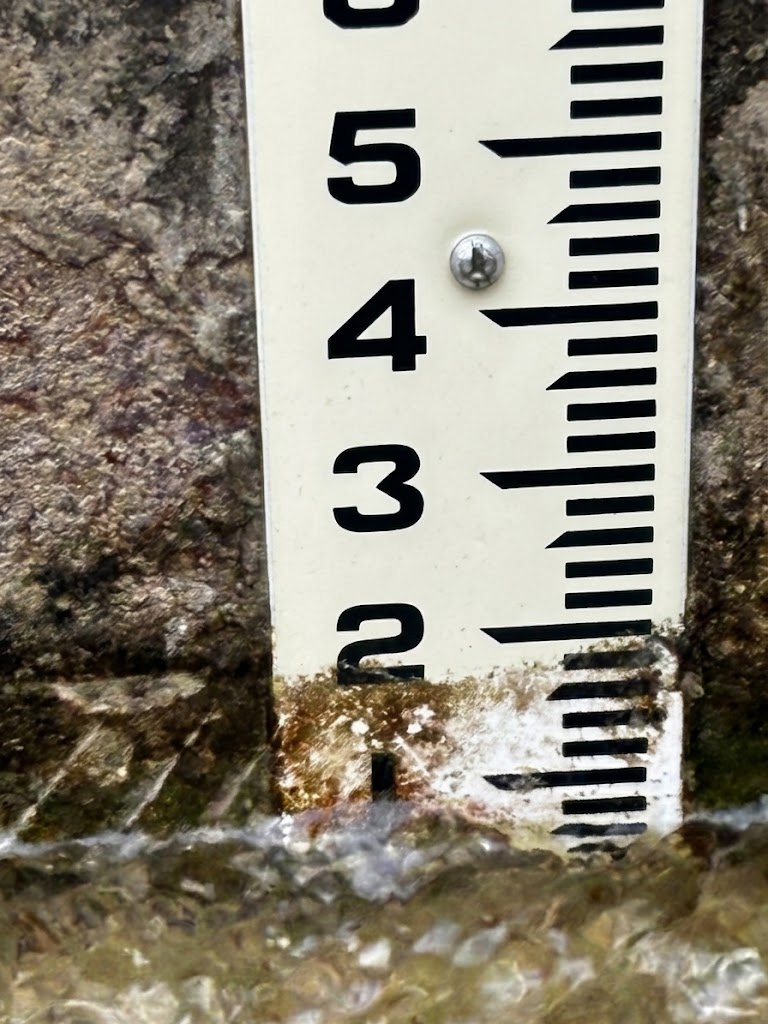
#> input picture testdata/clean_gauge_reference.png, 768 x 1024 px, given in place of testdata, which was not available
$ python staff_gauge_poc.py ../../testdata   (older library calls are emulated)
#> lines starting #> are read from the running program, lines starting #| are printed output that depends on the picture; after the words box and inside, x2 and y2 are one past the last pixel; in counts of white or black regions, pixels touching at a corner belong together; pictures that were not available may be replaced by others from this repository, and a replacement may not be noted
#!/usr/bin/env python3
"""Deterministic waterline and staff-gauge registration proof of concept.

The waterline is detected independently of the printed staff.  Horizontal staff
marks then provide per-frame pixels-per-inch calibration.  A commissioned
installation supplies the physical value and expected location of one reference
major mark; this avoids OCR and does not use AI.
"""

from __future__ import annotations

import argparse
from pathlib import Path

import cv2
import numpy as np

# Tuned only to the two supplied close-up images. These are image coordinates,
# not field settings. Commissioned camera geometry must replace them.
WATER_ROI = (320, 760, 160, 100)  # water texture only; deliberately excludes staff
STAFF_ROI = (480, 100, 210, 720)   # horizontal staff marks
# Commissioned physical datum for this reference image.  A field installation
# stores its own value and expected row after camera commissioning.
REFERENCE_MAJOR_INCHES = 1.0
REFERENCE_MAJOR_EXPECTED_Y = 777


def row_scores(gray: np.ndarray, roi: tuple[int, int, int, int]):
    x, y, width, height = roi
    crop = gray[y:y + height, x:x + width]
    clahe = cv2.createCLAHE(clipLimit=2.0, tileGridSize=(8, 8)).apply(crop)

    # Solarization is intentionally only one feature. A global threshold would
    # turn sun glint into a false waterline, so use a local adaptive threshold.
    solarized = cv2.adaptiveThreshold(
        clahe, 255, cv2.ADAPTIVE_THRESH_GAUSSIAN_C,
        cv2.THRESH_BINARY_INV, 31, 4,
    )

    # Blur horizontally before the vertical derivative. This favors a boundary
    # spanning the ROI over isolated ripple/rock texture.
    horizontal_smoothed = cv2.GaussianBlur(clahe, (31, 1), 0)
    edge = np.abs(cv2.Scharr(horizontal_smoothed, cv2.CV_32F, 0, 1))
    edge_score = edge.mean(axis=1)

    # Solarized-mask transitions provide a second, intentionally weak signal.
    solar_score = np.abs(np.diff(solarized.astype(np.float32), axis=0)).mean(axis=1)
    solar_score = np.pad(solar_score, (0, 1))

    def unit(values: np.ndarray) -> np.ndarray:
        lo, hi = np.percentile(values, (10, 99))
        return np.clip((values - lo) / max(hi - lo, 1e-6), 0, 1)

    score = 0.8 * unit(edge_score) + 0.2 * unit(solar_score)
    return crop, clahe, solarized, edge, score


def staff_major_marks(gray: np.ndarray) -> np.ndarray:
    """Return major-mark centers from long dark horizontal segments.

    The staff ROI deliberately excludes numerals.  Its threshold is based on
    horizontal dark-pixel extent, so texture and vertical staff edges do not
    become marks.  This is a geometry check, not character recognition.
    """
    x, y, width, height = STAFF_ROI
    roi = gray[y:y + height, x:x + width]
    dark_extent = (roi < 70).sum(axis=1)
    active = dark_extent >= 135
    groups: list[float] = []
    start = None
    for row, on in enumerate(np.append(active, False)):
        if on and start is None:
            start = row
        elif not on and start is not None:
            if row - start >= 3:
                weights = dark_extent[start:row].astype(np.float64)
                groups.append(y + (np.arange(start, row) * weights).sum() / weights.sum())
            start = None
    return np.asarray(groups)


def register_staff(gray: np.ndarray) -> tuple[np.ndarray, float, float]:
    marks = staff_major_marks(gray)
    if len(marks) < 3:
        raise ValueError("reject: fewer than three staff major marks")
    # The major mark nearest its commissioned expected location defines datum.
    reference_y = marks[np.argmin(np.abs(marks - REFERENCE_MAJOR_EXPECTED_Y))]
    spacing = np.diff(marks)
    # Reject obstruction/perspective failures rather than invent a reading.
    spacing = spacing[(spacing > 100) & (spacing < 220)]
    if len(spacing) < 2:
        raise ValueError("reject: inconsistent staff-mark spacing")
    pixels_per_inch = float(np.median(spacing))
    if np.max(np.abs(spacing - pixels_per_inch)) > 0.12 * pixels_per_inch:
        raise ValueError("reject: staff-mark spacing is not consistent")
    return marks, float(reference_y), pixels_per_inch


def annotate(path: Path, output_dir: Path) -> None:
    image = cv2.imread(str(path))
    if image is None:
        raise ValueError(f"cannot read {path}")
    gray = cv2.cvtColor(image, cv2.COLOR_BGR2GRAY)
    x, y, width, height = WATER_ROI
    crop, clahe, solarized, edge, score = row_scores(gray, WATER_ROI)

    # The candidate is a local maximum after mild vertical smoothing, avoiding
    # an isolated one-pixel edge. This remains a candidate, not a reading.
    smoothed = cv2.GaussianBlur(score.reshape(-1, 1), (1, 7), 0).ravel()
    row = int(np.argmax(smoothed))
    candidate_y = y + row
    marks, reference_y, pixels_per_inch = register_staff(gray)
    head_inches = REFERENCE_MAJOR_INCHES + (reference_y - candidate_y) / pixels_per_inch

    annotated = image.copy()
    sx, sy, sw, sh = STAFF_ROI
    cv2.rectangle(annotated, (x, y), (x + width, y + height), (0, 255, 255), 2)
    cv2.rectangle(annotated, (sx, sy), (sx + sw, sy + sh), (255, 0, 0), 2)
    for mark in marks:
        cv2.line(annotated, (sx, round(mark)), (sx + sw, round(mark)), (255, 0, 0), 1)
    cv2.line(annotated, (0, candidate_y), (image.shape[1] - 1, candidate_y), (0, 0, 255), 2)
    cv2.putText(annotated, f"Head {head_inches / 12:.3f} ft  |  {pixels_per_inch:.1f} px/in",
                (14, 42), cv2.FONT_HERSHEY_SIMPLEX, 0.65, (0, 0, 255), 2, cv2.LINE_AA)

    # Compose a diagnostic panel that makes failures reviewable.
    edge_display = cv2.normalize(edge, None, 0, 255, cv2.NORM_MINMAX).astype(np.uint8)
    panels = [crop, clahe, solarized, edge_display]
    panel = cv2.hconcat([cv2.cvtColor(p, cv2.COLOR_GRAY2BGR) for p in panels])
    scale = 180
    plot = np.full((height, scale, 3), 255, dtype=np.uint8)
    for i, value in enumerate(smoothed):
        cv2.line(plot, (0, i), (int(value * (scale - 1)), i), (0, 0, 0), 1)
    cv2.line(plot, (0, row), (scale - 1, row), (0, 0, 255), 2)
    panel = cv2.hconcat([panel, plot])
    cv2.line(panel, (0, row), (panel.shape[1] - 1, row), (0, 0, 255), 2)

    stem = path.stem
    cv2.imwrite(str(output_dir / f"{stem}_annotated.jpg"), annotated)
    cv2.imwrite(str(output_dir / f"{stem}_diagnostic.jpg"), panel)
    print(f"{path.name}: water row {candidate_y}; head {head_inches / 12:.3f} ft; "
          f"staff scale {pixels_per_inch:.1f} px/in")


def main() -> None:
    parser = argparse.ArgumentParser()
    parser.add_argument("images", nargs="+", type=Path)
    parser.add_argument("--output", type=Path, default=Path("build/vision-poc"))
    args = parser.parse_args()
    args.output.mkdir(parents=True, exist_ok=True)
    for image in args.images:
        annotate(image, args.output)
#> in annotate, image is the input picture: shape (1024, 768, 3); mean B, G, R 117.2, 130.8, 137
#> in row_scores, `solarized = cv2.adaptiveThreshold( clahe, 255, cv2.ADAPTIVE_THRESH_GAU..`:
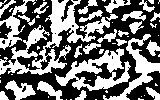
#> solarized: shape (100, 160); 45.8% white; 63 white regions (37 under 20 px), largest, box (x1, y1, x2, y2) and area: (0, 0, 110, 75) 2354, (55, 48, 131, 91) 1311, (103, 34, 160, 100) 840
#> in row_scores, `edge = np.abs(cv2.Scharr(horizontal_smoothed, cv2.CV_32F, 0, 1))`:
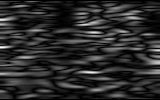
#> edge: shape (100, 160) float32; min 0, max 1504, mean 251.2; drawn with min black and max white
#> in row_scores, `edge_score = edge.mean(axis=1)`: edge_score = 100 values, max 495.2 at index 72, min 0 at index 0, mean 251.2
#> in row_scores, `solar_score = np.abs(np.diff(solarized.astype(np.float32), axis=0)).me..`: solar_score = 99 values, max 62.16 at index 17, min 11.16 at index 92, mean 37.73
#> in row_scores, `solar_score = np.pad(solar_score, (0, 1))`: solar_score = 100 values, max 62.16 at index 17, min 0 at index 99, mean 37.36
#> in unit, `lo, hi = np.percentile(values, (10, 99))`: lo = 157.3; hi = 431.5
#> in row_scores, `score = 0.8 * unit(edge_score) + 0.2 * unit(solar_score)`: score = 100 values, max 0.965 at index 72, min 0 at index 93, mean 0.356
#> in annotate, `smoothed = cv2.GaussianBlur(score.reshape(-1, 1), (1, 7), 0).ravel()`: smoothed = 100 values, max 0.74 at index 72, min 0.0674 at index 99, mean 0.356
#> in annotate, `row = int(np.argmax(smoothed))`: row = 72
#> in annotate, `candidate_y = y + row`: candidate_y = 832
#> in staff_major_marks, `roi = gray[y:y + height, x:x + width]`:
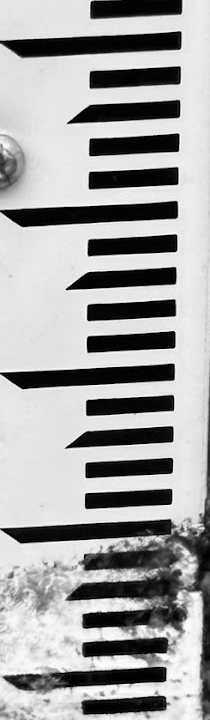
#> roi: shape (720, 210); min 0, max 255, mean 162.4
#> in staff_major_marks, `dark_extent = (roi < 70).sum(axis=1)`: dark_extent = 720 values, max 182 at index 533, min 0 at index 18, mean 56.74
#> the loop in staff_major_marks, `for row, on in enumerate(np.append(active, False)):` made 721 passes
#> (on, weights) on pass 52: (False, [154, 169, 181, 181, 179, 177, 176, 175, 173, 171, 166, 141])
#> on on passes 1 to 6: False, False, False, False, False, False
#> after the loop in staff_major_marks, `for row, on in enumerate(np.append(active, False)):`: groups = [144.4, 313.5, 476, 631.9, 778]
#> in register_staff, `reference_y = marks[np.argmin(np.abs(marks - REFERENCE_MAJOR_EXPECTED_..`: reference_y = 778
#> in register_staff, `spacing = np.diff(marks)`: spacing = [169.1, 162.5, 155.9, 146.1]
#> in register_staff, `pixels_per_inch = float(np.median(spacing))`: pixels_per_inch = 159.2
#> in annotate, `marks, reference_y, pixels_per_inch = register_staff(gray)`: marks = [144.4, 313.5, 476, 631.9, 778]; reference_y = 778; pixels_per_inch = 159.2
#> in annotate, `head_inches = REFERENCE_MAJOR_INCHES + (reference_y - candidate_y) / p..`: head_inches = 0.661
#> the loop in annotate, `for mark in marks:` made 5 passes
#> mark on passes 1 to 5: 144.4, 313.5, 476, 631.9, 778
#> after the loop in annotate, `for mark in marks:`:
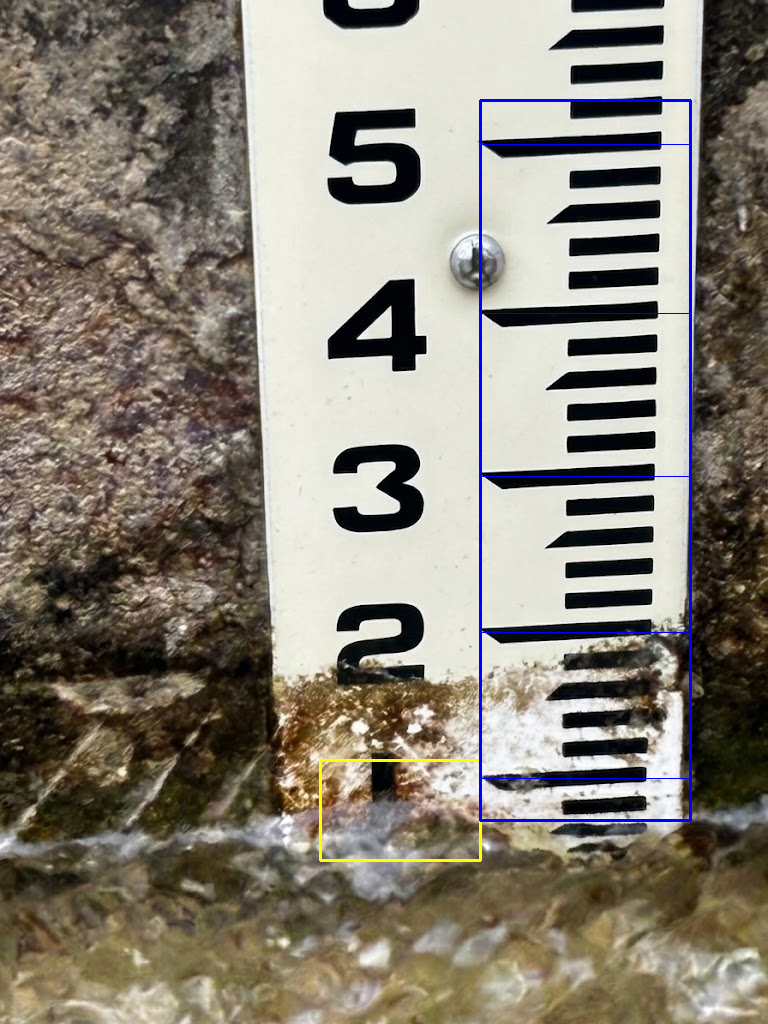
#> annotated: shape (1024, 768, 3); mean B, G, R 117.9, 129.7, 135.9
#> in annotate, `panel = cv2.hconcat([cv2.cvtColor(p, cv2.COLOR_GRAY2BGR) for p in pane..`:
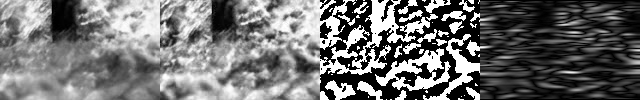
#> panel: shape (100, 640, 3); min 0, max 255, mean 112.1
#> in annotate, `plot = np.full((height, scale, 3), 255, dtype=np.uint8)`: plot: shape (100, 180, 3); every value is 255
#> the loop in annotate, `for i, value in enumerate(smoothed):` made 100 passes
#> value on passes 1 to 12: 0.183, 0.172, 0.156, 0.167, 0.217, 0.273, 0.294, 0.282, 0.276, 0.302, 0.352, 0.396
#> after the loop in annotate, `for i, value in enumerate(smoothed):`: plot: shape (100, 180, 3); 64.3% white; 1 black region, box (x1, y1, x2, y2) and area: (0, 0, 133, 100) 6423
#> in annotate, `cv2.line(plot, (0, row), (scale - 1, row), (0, 0, 255), 2)`:
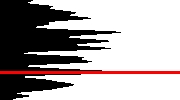
#> plot: shape (100, 180, 3); mean of channels 0, 1, 2 161.7, 161.7, 169.3; drawn as B, G, R
#> in annotate, `cv2.line(panel, (0, row), (panel.shape[1] - 1, row), (0, 0, 255), 2)`:
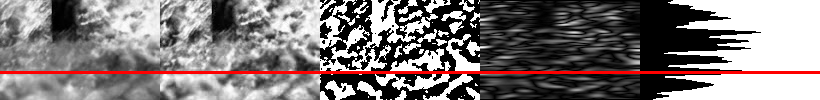
#> panel: shape (100, 820, 3); mean of channels 0, 1, 2 120.3, 120.3, 127.9; drawn as B, G, R
#| testdata: water row 832; head 0.055 ft; staff scale 159.2 px/in


if __name__ == "__main__":
    main()
